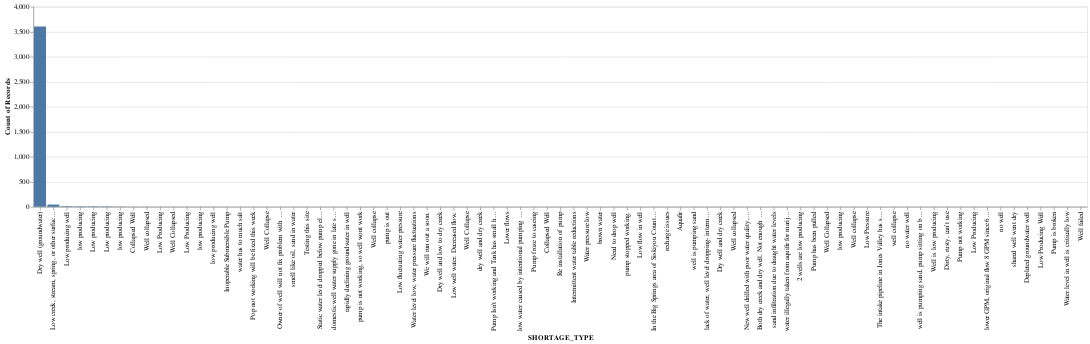

Notebook cell for this chart:
### Code cell
alt.Chart(shortage_dataset.shortage_df
         ).mark_bar(
         ).encode(
            y = alt.Y('count(SHORTAGE_TYPE):Q'),
            x = alt.X('SHORTAGE_TYPE:N', sort='-y')
        )

### Figure 1 — Vega-Lite specification as saved in the notebook (floating-point values rounded to 4 significant figures; data arrays with more than 128 entries replaced by an {"elided": "..."} marker saying what was removed)
{"config": {"view": {"continuousWidth": 400, "continuousHeight": 300}}, "data": {"name": "data-8a93de87ed2edc469e5e88e971a8a6b1"}, "mark": "bar", "encoding": {"x": {"field": "SHORTAGE_TYPE", "sort": "-y", "type": "nominal"}, "y": {"aggregate": "count", "field": "SHORTAGE_TYPE", "type": "quantitative"}}, "$schema": "https://vega.github.io/schema/vega-lite/v4.17.0.json", "datasets": {"data-8a93de87ed2edc469e5e88e971a8a6b1": {"elided": "3771 records"}}}
